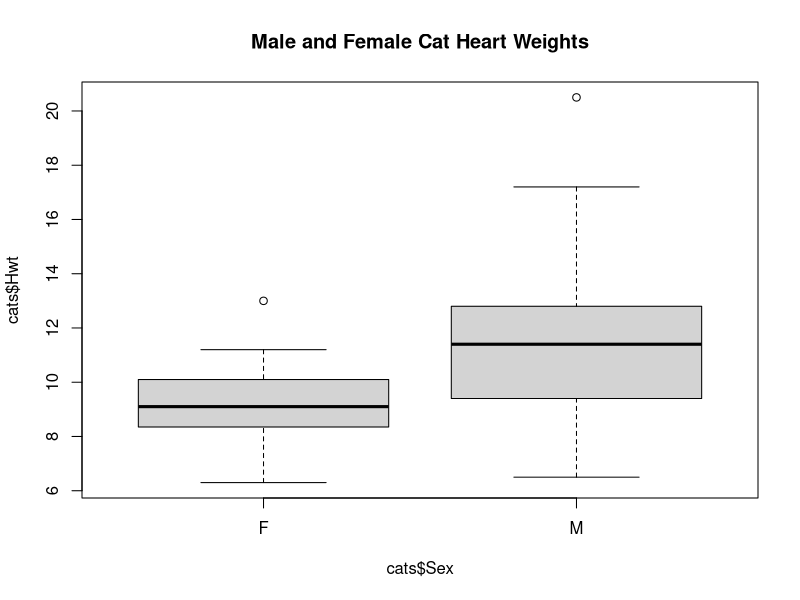
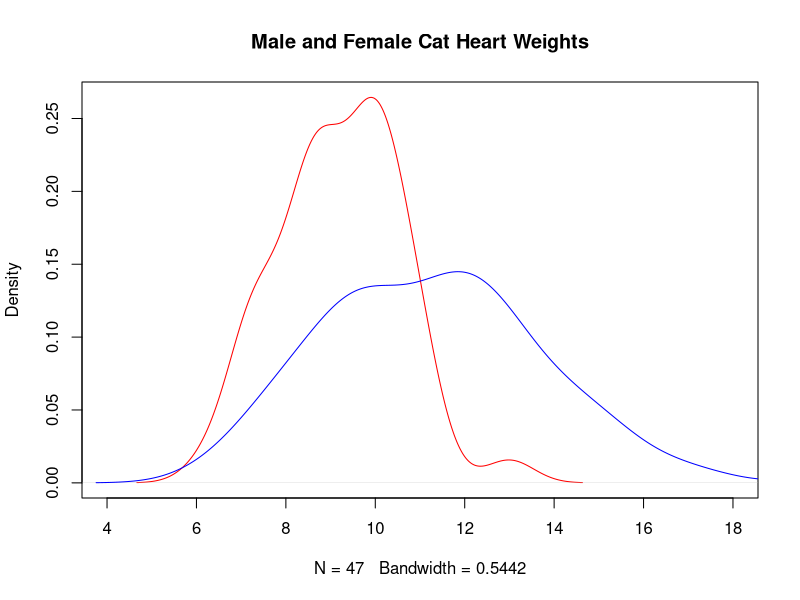

These figures' R source, in order:


## Slide 5

library(MASS)
head(cats)


## Slide 6

boxplot(cats$Hwt ~ cats$Sex, 
        main = "Male and Female Cat Heart Weights")

## Slide 7

plot(density(cats$Hwt[cats$Sex == "F"]), col = "red", 
     xlim = c(4, 18), main = "Male and Female Cat Heart Weights")
lines(density(cats$Hwt[cats$Sex == "M"]), col = "blue")

## Slide 8

girlcats <- cats$Sex == "F"
t.test(cats$Hwt[girlcats], cats$Hwt[!girlcats])



## Slide 14

girlcats <- cats$Sex == "F"
Dhat     <- mean(cats$Hwt[girlcats])-mean(cats$Hwt[!girlcats])
nf   <- sum(girlcats); nm <- sum(!girlcats)
P    <- 10000
sample_diffs <- rep(NA, P)

for (i in 1:P) {

  ###################
  ## Add Code here ##
  ###################
  
}

pval <- mean(abs(sample_diffs) >= abs(Dhat))
pval





## Slide 15

girlcats <- cats$Sex == "F"
Dhat     <- mean(cats$Hwt[girlcats])-mean(cats$Hwt[!girlcats])
nf   <- sum(girlcats); nm <- sum(!girlcats)
P    <- 10000
sample_diffs <- rep(NA, P)

for (i in 1:P) {
  
  perm_data <- cats$Hwt[sample(1:(nf+nm))]
  meanf     <- mean(perm_data[1:nf])
  meanm     <- mean(perm_data[-(1:nf)])
  sample_diffs[i] <- meanf - meanm
}

pval <- mean(abs(sample_diffs) >= abs(Dhat))
pval





